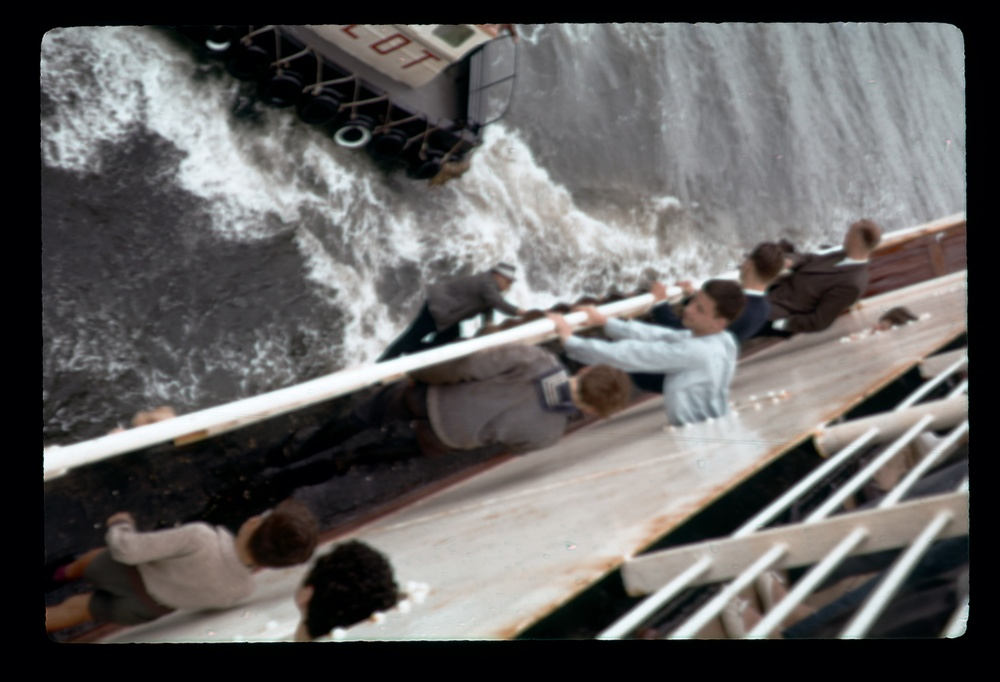
#> input picture Asset/1.jpg, 1000 x 682 px, shrunk from 4541 x 3099 before the run
$ python -i border_remover.py   (imports and definitions only)
#> lines starting #> are read from the running program, lines starting #| are printed output that depends on the picture; after the words box and inside, x2 and y2 are one past the last pixel; in counts of white or black regions, pixels touching at a corner belong together
#> further down, picture is the input picture: shape (682, 1000, 3); mean B, G, R 95, 95.7, 97.6
# !/usr/bin/python
# -*- coding: utf8 -*-
# author : Suraj Chauhan

import cv2
import numpy as np


def remove_border(img: np.array, extra_crop: int = 5, CThres: int = 50, BThres: float = 60,
                  log: bool = False) -> np.array:
    """
    :param img: opencv image array
    :param extra_crop: extra cropping of pixel for fine-tuning : default=5
    :param CThres: Threshold for binary conversion of image (0-255) : default=50
    :param BThres: Threshold for border area in percentage (0-100) :default=60
    :param log: To show the log (True or False) : default=False
    :return: opencv image array
    """
#> called with extra_crop = 5, CThres = 50, BThres = 60, log = False
    gray = cv2.cvtColor(img, cv2.COLOR_BGR2GRAY)
    _, binary = cv2.threshold(gray, CThres, 255, cv2.THRESH_BINARY_INV)
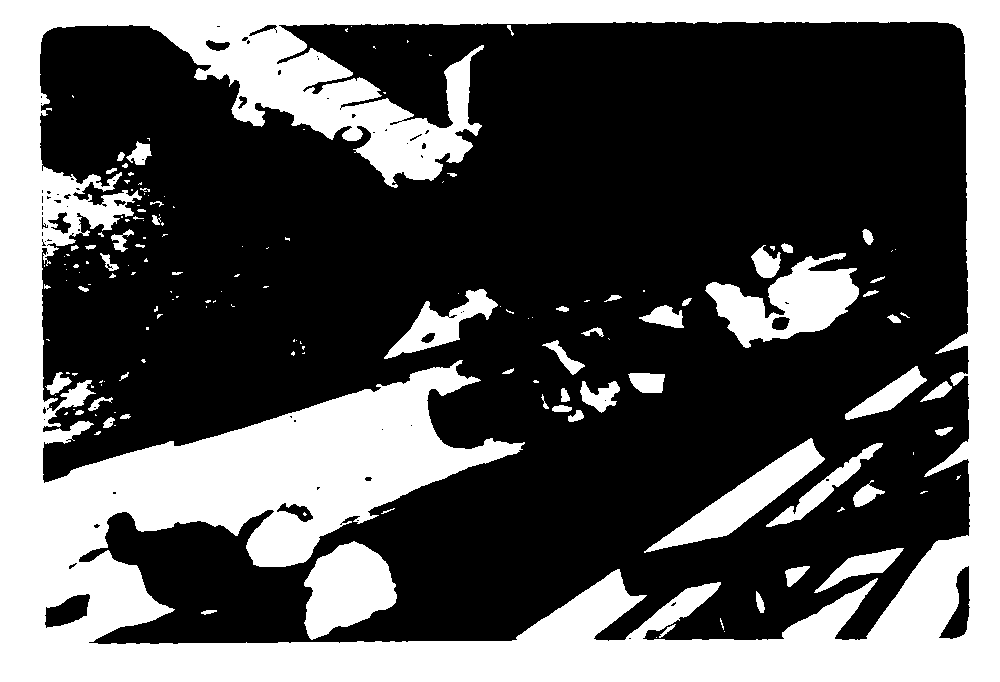
#> binary: shape (682, 1000); 34.5% white; 160 white regions (101 under 20 px)
    contours, hierarchy = cv2.findContours(binary, cv2.RETR_TREE, cv2.CHAIN_APPROX_SIMPLE)
#> contours = 247 contours, 176 with area under 20; largest, box (x1, y1, x2, y2) and area: (0, 0, 1000, 682) 680319, (39, 21, 971, 645) 480448, (705, 253, 859, 348) 7042, (304, 541, 397, 640) 5940, (644, 438, 825, 553) 5072
    area_cnt = []
    for i in range(len(contours)):
        area = cv2.contourArea(contours[i])
        area_cnt.append({'area': area, 'cnt': contours[i]})
#> this loop made 247 passes
#> area on passes 1, 4, 5: 680319, 997.5, 1085.5
#> after the loop, area_cnt = 247 items
    sorted_area = sorted(area_cnt, key=lambda x: x['area'], reverse=True)
#> sorted_area = 247 items
    x, y, w, h = cv2.boundingRect(sorted_area[1]['cnt'])
#> x = 39; y = 21; w = 932; h = 624
    per = (sorted_area[1]["area"] / sorted_area[0]["area"]) * 100
#> per = 70.62
    perimg = (sorted_area[1]["area"] / (img.shape[0] * img.shape[1])) * 100
#> perimg = 70.45
    if log:
        print(f'largest area {sorted_area[0]["area"]} second largest area {sorted_area[1]["area"]} percentage is \
            {per} perwrt to image {perimg}')

    # image = cv2.drawContours(img, [sorted_area[0]['cnt'], sorted_area[1]['cnt']], -1, (0, 255, 0), 2)
    if per > BThres and perimg > BThres:
        crop = img[y + extra_crop:y - extra_crop + h, x + extra_crop:x - extra_crop + w]
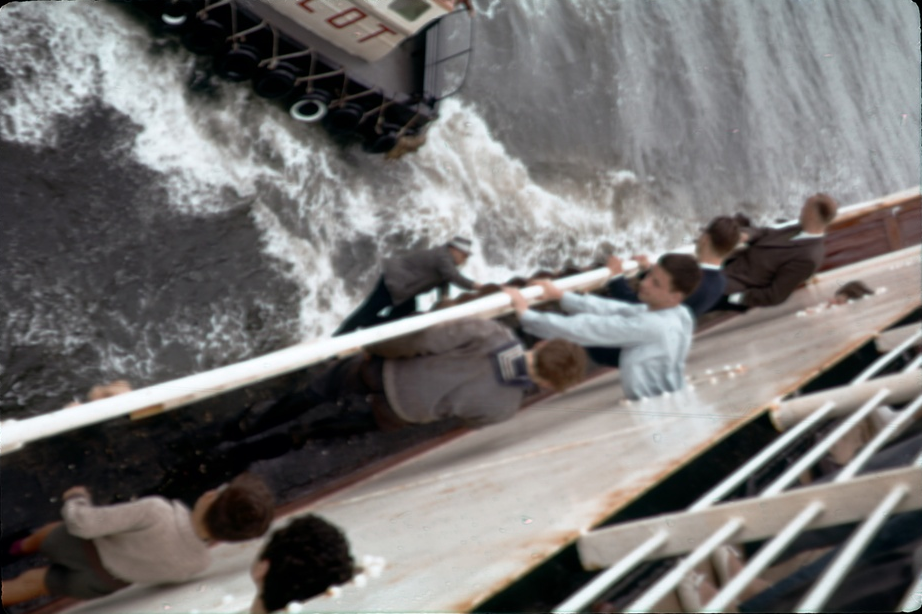
#> crop: shape (614, 922, 3); mean B, G, R 113, 114.3, 116.5
    else:
        crop = img

    return crop

>>> import cv2
>>> picture = cv2.imread('../Asset/1.jpg')
>>> result = remove_border(picture)
